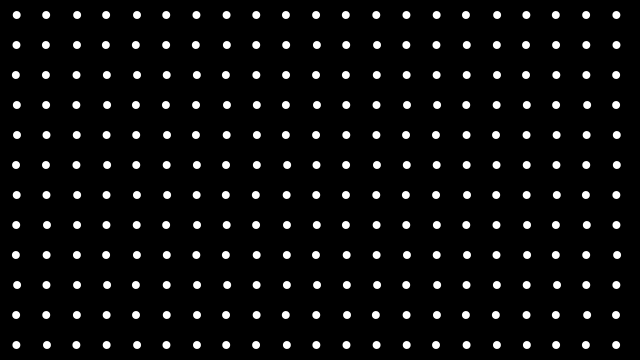
Frame 1 (no input)
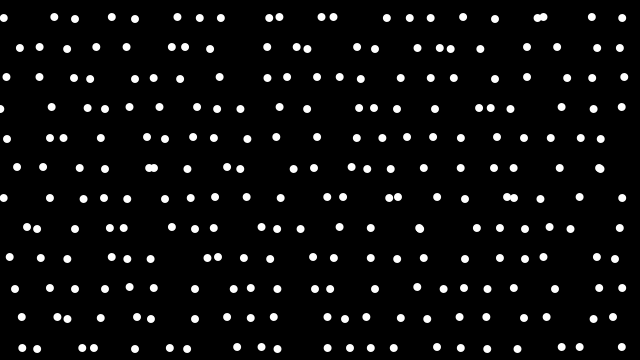
Frame 60 (the mouse pressed at the canvas centre just before this capture)
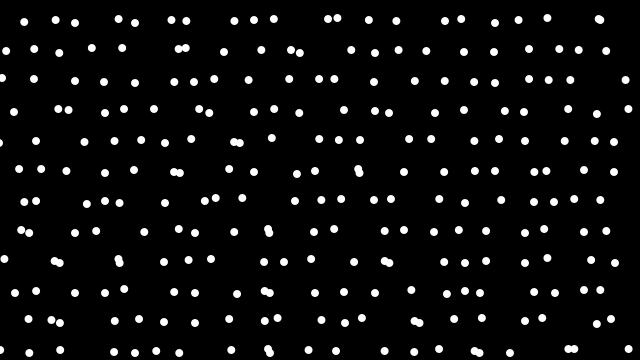
Frame 120 (the mouse held since frame 60 and released just before this capture)

The Processing sketch that drew these frames (run headless with seeded random() and noise(); from frame 60 on, the mouse is pressed at the canvas centre):

// Processing sketch: ArrayObjects
// ── ArrayObjects.pde
/*
  Daniesl copy of Arry Objects
*/

int unit = 30;
int count;
Module[] mods;

void setup() {
  size(640, 360);
  noStroke();
  int wideCount = width / unit;
  //int heighCount = height / unit;
  int heightCount = 640;
  count = wideCount * heightCount;
  mods = new Module[count];
  
  int index = 0;
  for (int y = 0; y < heightCount; y ++ ) {
    for(int x = 0; x < wideCount ; x++) {
      mods[index++] = new Module(x*unit, y*unit, unit/2, unit/2, random(0.8, 2.2), unit);
    
    }
  }
}
void draw() {
  background(0);
  for (Module mod : mods) {
    mod.update();
    mod.display();
  }
  
}
// ── Module.pde
class Module {
  int xOffset;
  int yOffset;
  float x, y;
  int unit;
  int xDirection = 1;
  int yDirection = 1;
  float r = 8;
  float speed;
  
  // Constructor
  Module(int xOffsetTemp, int yOffsetTemp, int xTemp, int yTemp, float speedTemp, int unitTemp) {
    xOffset = xOffsetTemp;
    yOffset = yOffsetTemp;
    x = xTemp;
    y = yTemp;
    speed = speedTemp;
    unit = unitTemp;
  }
  
  void update() {
    x = x + (speed * xDirection);
    if (x >= unit || x <= 0) {
      xDirection *= -1;
      x = x + (1 * xDirection);
      y = y + (1 * yDirection);
    }
    if ( y >= unit || y <= 0) {
      yDirection *= -1;
      y = y + (1 * yDirection);
    }
  }
  
  void display() {
    fill(255);
    ellipse(xOffset + x, yOffset + y, r,r);
  }
  
}
